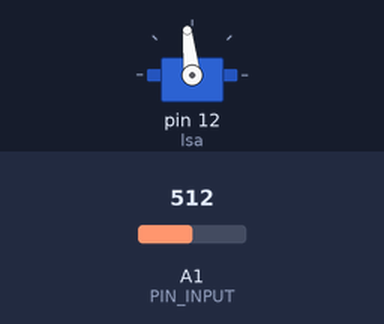
A sketch run on a simulated Arduino Uno, built with avr-gcc and run on an emulated ATmega328P. Shown: servo. The inputs (shaded band) are chosen by the test bench; at power-on: A1 (PIN_INPUT) = 512. What the sketch prints to the serial monitor is not drawn.

Above: at 1.2 s.
1.3 s: A1 (PIN_INPUT) set to 716
At 2.1 s:
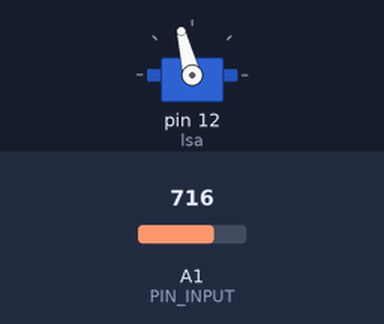
2.8 s: A1 (PIN_INPUT) set to 0
At 3.8 s:
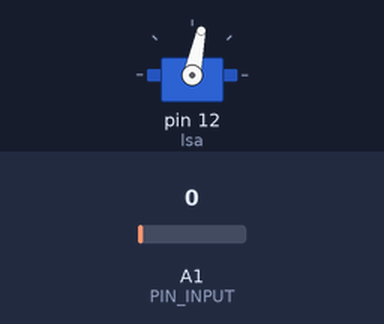
4.3 s: A1 (PIN_INPUT) set to 511
At 5.5 s:
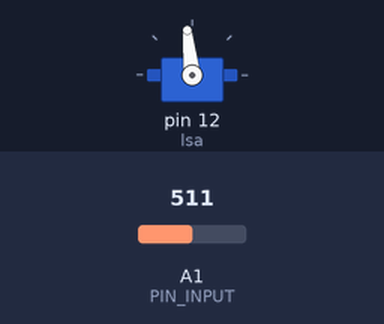
Timing chart, 0 to 7.3 s (numbered marks = the images above; inputs shaded):
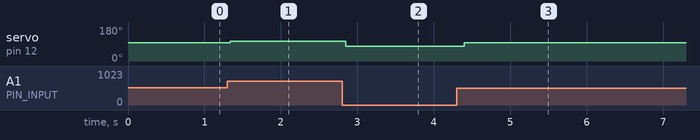

The sketch:

jst_test.ino
```cpp
#include <PID_v1.h>
#include <Servo.h>

#define PIN_INPUT A1
#define U0 2
#define U1 3
#define U2 4
#define U3 5
#define U4 6
#define U5 7
#define U6 8
#define U7 9

Servo lsa;
int  LCD_pos;
int sval;
int RawInput;
int count = 0;
int turn = 0;
double RawV = 0;
double Kp = 0.8, Ki = 0, Kd = 0;
double Setpoint, Input, Output;
PID myPID(&Input, &Output, &Setpoint, Kp, Ki, Kd, DIRECT);


void setup()
{
  Setpoint = 70;
  lsa.attach(12);
  myPID.SetMode(AUTOMATIC);
  Serial.begin(115200);

}

void trace()
{
  RawInput = analogRead(PIN_INPUT);
  RawV =  RawInput * (5.0 / 1023.0);
  LCD_pos = ((RawV / 4.5) * 70);
  Input = LCD_pos ;
  myPID.Compute();
  sval = map(Output, 0, 70, 110, 70);//ITS 65 n not 55
  lsa.write(sval);
  Serial.print("raw input value is=");
  Serial.println(RawInput);
  Serial.print("raw input voltage is=");
  Serial.println(RawV);
  Serial.print("LCD position is=");
  Serial.println(LCD_pos);
  Serial.print("Servo angle is=");
  Serial.println(sval);
}

void loop ()
{
  trace();

}
```

Measured:
- after the input at 1.3 s, servo on pin 12 (lsa): 96° → 104° at once
- after the input at 2.8 s, servo on pin 12 (lsa): 104° → 78° after 0.05 s
- after the input at 4.3 s, servo on pin 12 (lsa): 78° → 96° after 0.10 s
